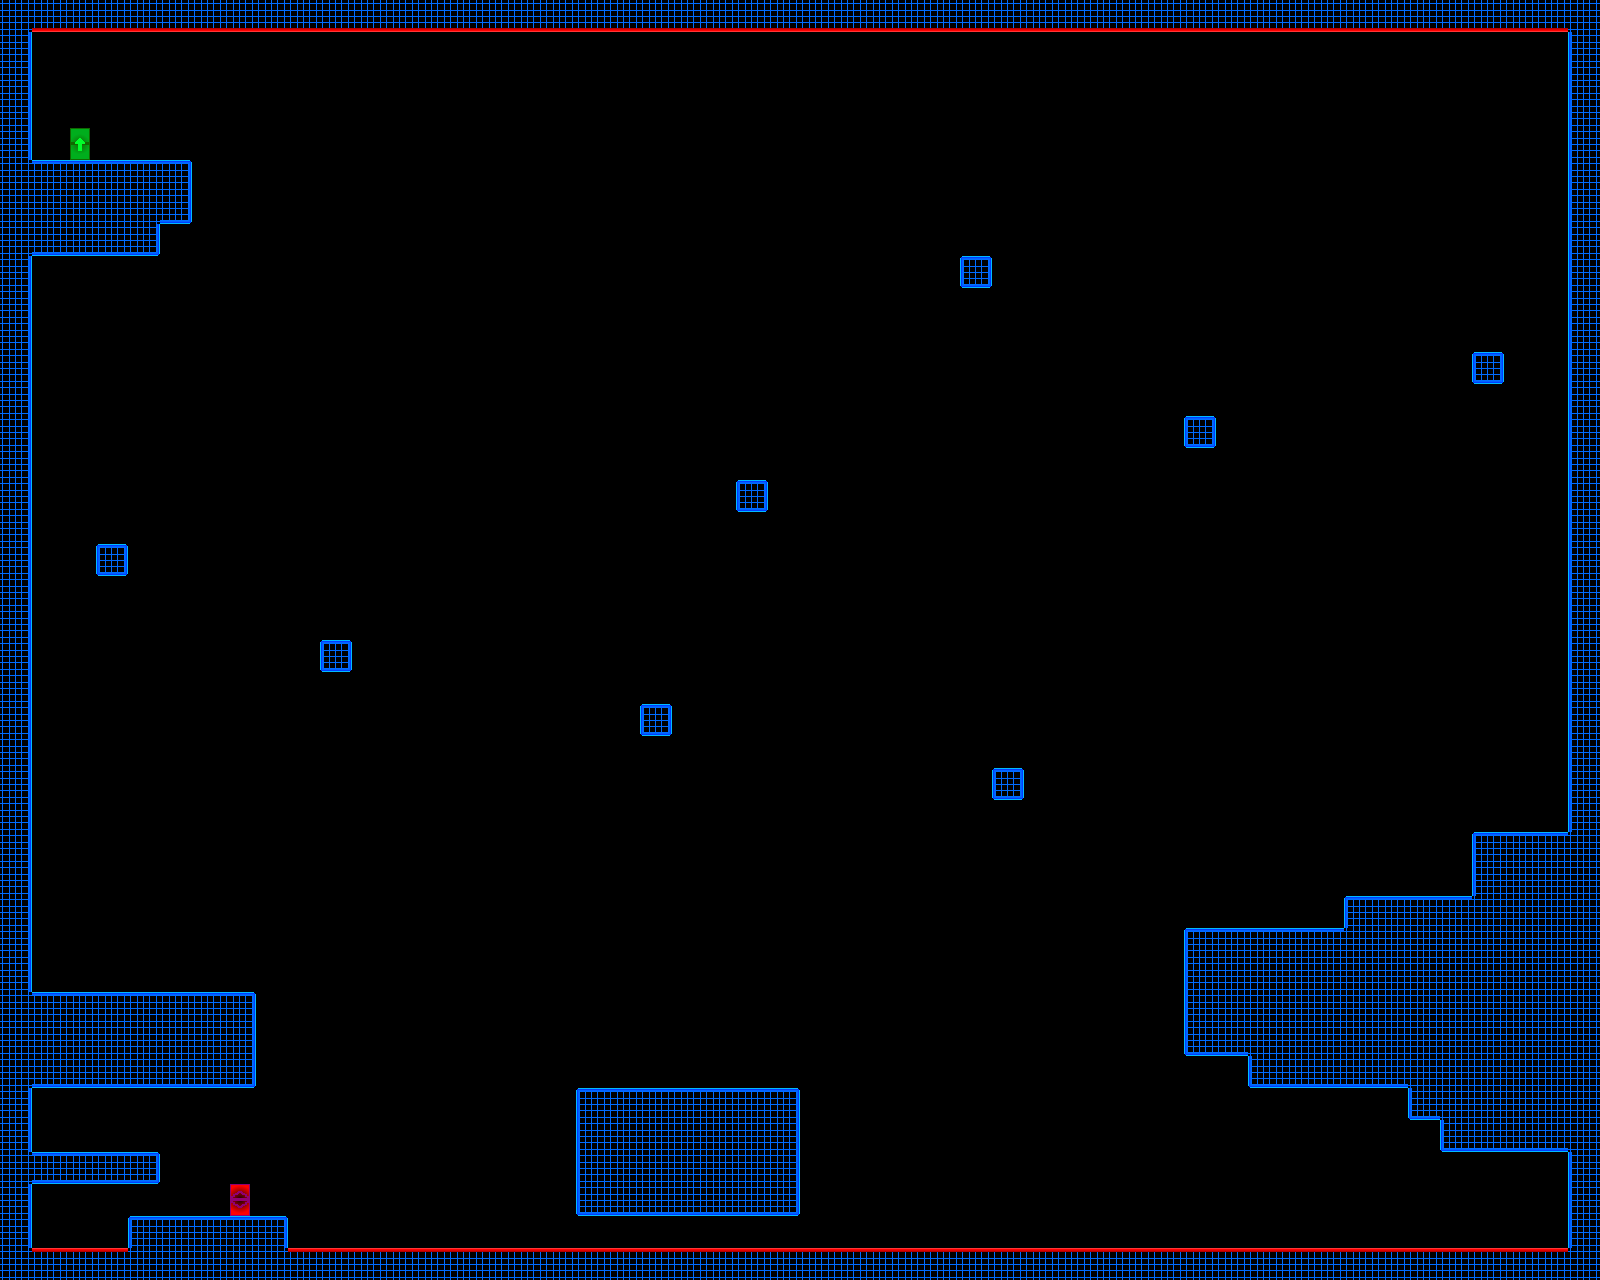

The image is a tile-based game level rendered from a .tmx file. Its description and source (layers, tilesets, objects; grid data summarised) follow:
An orthogonal 50x40 tile map with 32x32 px tiles, 1 tile layer (Tile Layer 1) and 27 objects.

<map version="1.0" orientation="orthogonal" renderorder="right-down" width="50" height="40" tilewidth="32" tileheight="32" nextobjectid="36">
 <tileset firstgid="1" name="TestTiles" tilewidth="32" tileheight="32" tilecount="117" columns="13">
  <image source="resources/tiles/TestTile.png" width="416" height="288" />
 </tileset>
 <layer name="Tile Layer 1" width="50" height="40">
  <data>[2000 cells, 338 non-empty, 16 distinct tile ids]</data>
 </layer>
 <objectgroup name="Triggers" visible="0">
  <object id="1" x="224" y="1184" width="32" height="32">
   <properties>
    <property name="playerEntrance" value="" />
   </properties>
  </object>
  <object id="2" x="32" y="1152" width="128" height="32">
   <properties>
    <property name="blocker" value="tbr" />
   </properties>
  </object>
  <object id="4" x="0" y="0" width="32" height="1248">
   <properties>
    <property name="blocker" value="r" />
   </properties>
  </object>
  <object id="5" x="128" y="1216" width="160" height="32">
   <properties>
    <property name="blocker" value="tlr" />
   </properties>
  </object>
  <object id="6" x="32" y="1248" width="96" height="32">
   <properties>
    <property name="deadly" value="t" />
   </properties>
  </object>
  <object id="7" x="576" y="1088" width="224" height="128">
   <properties>
    <property name="blocker" value="tbrl" />
   </properties>
  </object>
  <object id="8" x="288" y="1248" width="1280" height="32">
   <properties>
    <property name="deadly" value="t" />
   </properties>
  </object>
  <object id="9" x="32" y="992" width="224" height="96">
   <properties>
    <property name="blocker" value="tbr" />
   </properties>
  </object>
  <object id="13" x="1568" y="0" width="32" height="1280">
   <properties>
    <property name="blocker" value="l" />
   </properties>
  </object>
  <object id="14" x="32" y="0" width="1536" height="32">
   <properties>
    <property name="deadly" value="b" />
   </properties>
  </object>
  <object id="17" x="960" y="256" width="32" height="32">
   <properties>
    <property name="blocker" value="tblr" />
   </properties>
  </object>
  <object id="18" x="1184" y="416" width="32" height="32">
   <properties>
    <property name="blocker" value="tblr" />
   </properties>
  </object>
  <object id="19" x="1472" y="352" width="32" height="32">
   <properties>
    <property name="blocker" value="tblr" />
   </properties>
  </object>
  <object id="20" x="736" y="480" width="32" height="32">
   <properties>
    <property name="blocker" value="tbrl" />
   </properties>
  </object>
  <object id="21" x="96" y="544" width="32" height="32">
   <properties>
    <property name="blocker" value="tblr" />
   </properties>
  </object>
  <object id="22" x="320" y="640" width="32" height="32">
   <properties>
    <property name="blocker" value="tblr" />
   </properties>
  </object>
  <object id="23" x="640" y="704" width="32" height="32">
   <properties>
    <property name="blocker" value="tblr" />
   </properties>
  </object>
  <object id="24" x="992" y="768" width="32" height="32">
   <properties>
    <property name="blocker" value="tblr" />
   </properties>
  </object>
  <object id="25" x="32" y="160" width="160" height="64">
   <properties>
    <property name="blocker" value="tr" />
   </properties>
  </object>
  <object id="27" x="32" y="224" width="128" height="32">
   <properties>
    <property name="blocker" value="br" />
   </properties>
  </object>
  <object id="28" x="1184" y="928" width="384" height="128">
   <properties>
    <property name="blocker" value="tblr" />
   </properties>
  </object>
  <object id="29" x="1248" y="1056" width="320" height="32">
   <properties>
    <property name="blocker" value="tblr" />
   </properties>
  </object>
  <object id="30" x="1344" y="896" width="224" height="32">
   <properties>
    <property name="blocker" value="tblr" />
   </properties>
  </object>
  <object id="31" x="1472" y="832" width="96" height="64">
   <properties>
    <property name="blocker" value="tblr" />
   </properties>
  </object>
  <object id="32" x="1408" y="1088" width="160" height="32">
   <properties>
    <property name="blocker" value="tblr" />
   </properties>
  </object>
  <object id="33" x="1440" y="1120" width="128" height="32">
   <properties>
    <property name="blocker" value="tblr" />
   </properties>
  </object>
  <object id="35" x="64" y="128" width="32" height="32">
   <properties>
    <property name="playerExit" value="Level15" />
   </properties>
  </object>
 </objectgroup>
</map>
